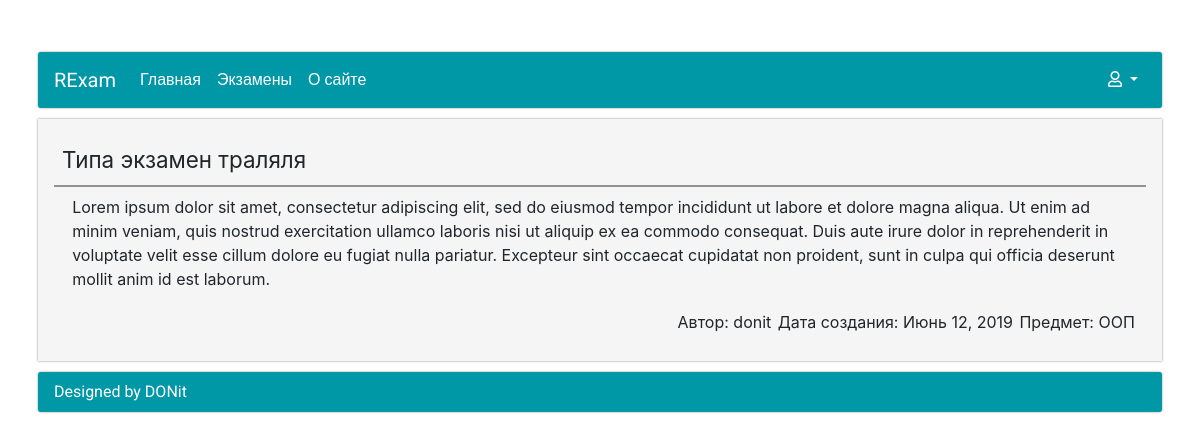
The page /exams/detail/1 on the database as committed earlier.
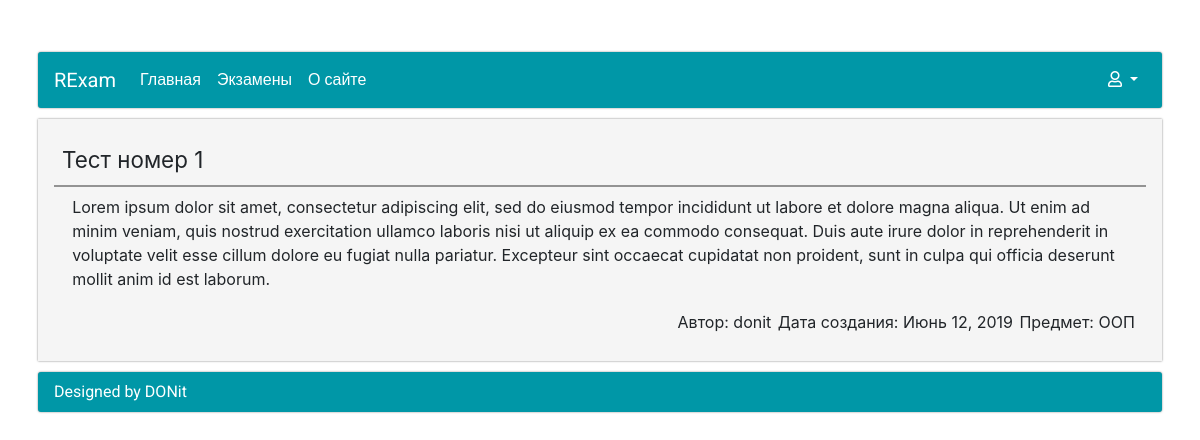
The same page on the database as committed later.
### Exams/models.py (models this page shows, shortened)
class ExamModel(models.Model):
    name = models.CharField(max_length=20, verbose_name=u'Имя экзамена')
    description = models.TextField(verbose_name=u'Описание экзамена', blank=True)
    author = models.ForeignKey(RExamUserModel, on_delete=models.SET_NULL, verbose_name=u'Автор', null=True)
    date = models.DateField(auto_now_add=True, verbose_name=u'Дата создания')
    subject = models.ForeignKey(SubjectModel, on_delete=models.SET_NULL, null=True, verbose_name=u'Предмет')
    class Meta:
        verbose_name = u'Экзамен'
        verbose_name_plural = u'Экзамены'

class SubjectModel(models.Model):
    name = models.CharField(max_length=20, verbose_name=u'Имя предмета')
    def __str__(self):
        return self.name
    class Meta:
        verbose_name = u'Предмет'
        verbose_name_plural = u'Предметы'

### Accounts/models.py (models this page shows)
class RExamUserModel(AbstractUser):
    middle_name = models.CharField(max_length=20, blank=True, null=False, verbose_name=u'Отчество')
    study_group = models.ForeignKey(StudyGroupModel, on_delete=models.SET_NULL, null=True, blank=True,
                                    verbose_name=u'Учебная группа')
    REQUIRED_FIELDS = ['email', 'first_name', 'last_name']
    def __str__(self):
        return self.username
    class Meta:
        verbose_name = u'Пользователь'
        verbose_name_plural = u'Пользователи'

### Exams/views.py (the view)
# urls.py: path('detail/<pk>', views.ExamDetailView.as_view(), name='DetailExam'),
class ExamDetailView(DetailView):
    model = ExamModel
    template_name = 'Exams/DetailExamTemplate.html'
    def get_context_data(self, **kwargs):
        context = super(ExamDetailView, self).get_context_data(**kwargs)
        try:
            context['questions'] = QuestionModel.objects.filter(exam=self.kwargs['pk'])
        except ObjectDoesNotExist:
            context['questions'] = None
        return context

### templates/Exams/DetailExamTemplate.html (shortened to what this page needs)
{% extends 'RExam/MainTemplate.html' %}
{% load static %}
{% block head %}
    <link rel="stylesheet" href="{% static 'Exams/style.css' %}"/>
{% endblock head %}
{% block content %}
    <div class="container-fluid">
        <div class="exam-detail">
            <div class="row detail-name">
                <div>{{ object.name }}</div>
                <div class="ml-auto">
                    <ul class="list-inline m-0">
                    </ul>
                </div>
            </div>
            <div class="detail-description">{{ object.description }}</div>
            <div class="row flex-row flex-row-reverse detail-info">
                <div class="detail-subject">Предмет: {{ object.subject }}</div>
                <div class="detail-data">Дата создания: {{ object.date }}</div>
                <div class="detail-author">Автор: {{ object.author }}</div>
            </div>
        </div>
    </div>
{% endblock content %}

Rows that differ between the two databases and show on the page:
changed ExamModel "ООП": name "Типа экзамен траляля" → "Тест номер 1"
